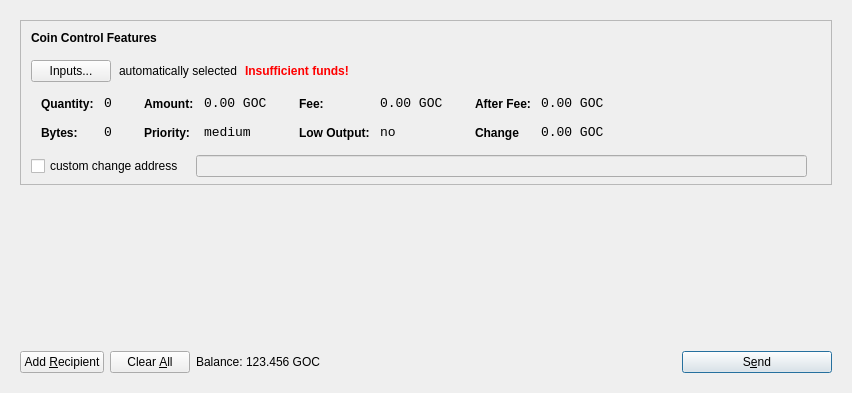
<?xml version="1.0" encoding="UTF-8"?>
<ui version="4.0">
 <class>SendCoinsDialog</class>
 <widget class="QDialog" name="SendCoinsDialog">
  <property name="geometry">
   <rect>
    <x>0</x>
    <y>0</y>
    <width>849</width>
    <height>393</height>
   </rect>
  </property>
  <property name="windowTitle">
   <string>Send Coins</string>
  </property>
  <layout class="QVBoxLayout" name="verticalLayout">
   <item>
    <widget class="QFrame" name="frameMain">
     <layout class="QVBoxLayout" name="verticalLayout_3">
      <item>
       <widget class="QFrame" name="frameCoinControl">
        <property name="sizePolicy">
         <sizepolicy hsizetype="Expanding" vsizetype="Expanding">
          <horstretch>0</horstretch>
          <verstretch>0</verstretch>
         </sizepolicy>
        </property>
        <property name="maximumSize">
         <size>
          <width>16777215</width>
          <height>16777215</height>
         </size>
        </property>
        <property name="frameShape">
         <enum>QFrame::StyledPanel</enum>
        </property>
        <property name="frameShadow">
         <enum>QFrame::Sunken</enum>
        </property>
        <layout class="QVBoxLayout" name="verticalLayoutCoinControl2">
         <property name="spacing">
          <number>6</number>
         </property>
         <property name="leftMargin">
          <number>0</number>
         </property>
         <property name="topMargin">
          <number>0</number>
         </property>
         <property name="rightMargin">
          <number>0</number>
         </property>
         <property name="bottomMargin">
          <number>6</number>
         </property>
         <item>
          <layout class="QVBoxLayout" name="verticalLayoutCoinControl" stretch="0,0,0,0,1">
           <property name="spacing">
            <number>0</number>
           </property>
           <property name="leftMargin">
            <number>10</number>
           </property>
           <property name="topMargin">
            <number>10</number>
           </property>
           <item>
            <layout class="QHBoxLayout" name="horizontalLayoutCoinControl1">
             <property name="bottomMargin">
              <number>15</number>
             </property>
             <item>
              <widget class="QLabel" name="labelCoinControlFeatures">
               <property name="sizePolicy">
                <sizepolicy hsizetype="Preferred" vsizetype="Maximum">
                 <horstretch>0</horstretch>
                 <verstretch>0</verstretch>
                </sizepolicy>
               </property>
               <property name="font">
                <font>
                 <weight>75</weight>
                 <bold>true</bold>
                </font>
               </property>
               <property name="styleSheet">
                <string notr="true">font-weight:bold;</string>
               </property>
               <property name="text">
                <string>Coin Control Features</string>
               </property>
              </widget>
             </item>
            </layout>
           </item>
           <item>
            <layout class="QHBoxLayout" name="horizontalLayoutCoinControl2" stretch="0,0,0,0">
             <property name="spacing">
              <number>8</number>
             </property>
             <property name="bottomMargin">
              <number>10</number>
             </property>
             <item>
              <widget class="QPushButton" name="pushButtonCoinControl">
               <property name="styleSheet">
                <string notr="true"/>
               </property>
               <property name="text">
                <string>Inputs...</string>
               </property>
              </widget>
             </item>
             <item>
              <widget class="QLabel" name="labelCoinControlAutomaticallySelected">
               <property name="text">
                <string>automatically selected</string>
               </property>
               <property name="margin">
                <number>5</number>
               </property>
              </widget>
             </item>
             <item>
              <widget class="QLabel" name="labelCoinControlInsuffFunds">
               <property name="font">
                <font>
                 <weight>75</weight>
                 <bold>true</bold>
                </font>
               </property>
               <property name="styleSheet">
                <string notr="true">color:red;font-weight:bold;</string>
               </property>
               <property name="text">
                <string>Insufficient funds!</string>
               </property>
               <property name="margin">
                <number>5</number>
               </property>
              </widget>
             </item>
             <item>
              <spacer name="horizontalSpacerCoinControl">
               <property name="orientation">
                <enum>Qt::Horizontal</enum>
               </property>
               <property name="sizeHint" stdset="0">
                <size>
                 <width>40</width>
                 <height>1</height>
                </size>
               </property>
              </spacer>
             </item>
            </layout>
           </item>
           <item>
            <widget class="QWidget" name="widgetCoinControl" native="true">
             <property name="sizePolicy">
              <sizepolicy hsizetype="Preferred" vsizetype="Preferred">
               <horstretch>0</horstretch>
               <verstretch>0</verstretch>
              </sizepolicy>
             </property>
             <property name="minimumSize">
              <size>
               <width>0</width>
               <height>0</height>
              </size>
             </property>
             <property name="styleSheet">
              <string notr="true"/>
             </property>
             <layout class="QHBoxLayout" name="horizontalLayoutCoinControl5">
              <property name="leftMargin">
               <number>0</number>
              </property>
              <property name="topMargin">
               <number>0</number>
              </property>
              <property name="rightMargin">
               <number>0</number>
              </property>
              <property name="bottomMargin">
               <number>0</number>
              </property>
              <item>
               <layout class="QHBoxLayout" name="horizontalLayoutCoinControl3" stretch="0,0,0,1">
                <property name="spacing">
                 <number>20</number>
                </property>
                <property name="topMargin">
                 <number>0</number>
                </property>
                <property name="bottomMargin">
                 <number>10</number>
                </property>
                <item>
                 <layout class="QFormLayout" name="formLayoutCoinControl1">
                  <property name="horizontalSpacing">
                   <number>10</number>
                  </property>
                  <property name="verticalSpacing">
                   <number>14</number>
                  </property>
                  <property name="leftMargin">
                   <number>10</number>
                  </property>
                  <property name="topMargin">
                   <number>4</number>
                  </property>
                  <property name="rightMargin">
                   <number>6</number>
                  </property>
                  <item row="0" column="0">
                   <widget class="QLabel" name="labelCoinControlQuantityText">
                    <property name="styleSheet">
                     <string notr="true">font-weight:bold;</string>
                    </property>
                    <property name="text">
                     <string>Quantity:</string>
                    </property>
                    <property name="margin">
                     <number>0</number>
                    </property>
                   </widget>
                  </item>
                  <item row="0" column="1">
                   <widget class="QLabel" name="labelCoinControlQuantity">
                    <property name="font">
                     <font>
                      <family>Monospace</family>
                      <pointsize>10</pointsize>
                     </font>
                    </property>
                    <property name="cursor">
                     <cursorShape>IBeamCursor</cursorShape>
                    </property>
                    <property name="contextMenuPolicy">
                     <enum>Qt::ActionsContextMenu</enum>
                    </property>
                    <property name="text">
                     <string>0</string>
                    </property>
                    <property name="margin">
                     <number>0</number>
                    </property>
                    <property name="textInteractionFlags">
                     <set>Qt::LinksAccessibleByMouse|Qt::TextSelectableByKeyboard|Qt::TextSelectableByMouse</set>
                    </property>
                   </widget>
                  </item>
                  <item row="1" column="0">
                   <widget class="QLabel" name="labelCoinControlBytesText">
                    <property name="styleSheet">
                     <string notr="true">font-weight:bold;</string>
                    </property>
                    <property name="text">
                     <string>Bytes:</string>
                    </property>
                   </widget>
                  </item>
                  <item row="1" column="1">
                   <widget class="QLabel" name="labelCoinControlBytes">
                    <property name="font">
                     <font>
                      <family>Monospace</family>
                      <pointsize>10</pointsize>
                     </font>
                    </property>
                    <property name="cursor">
                     <cursorShape>IBeamCursor</cursorShape>
                    </property>
                    <property name="contextMenuPolicy">
                     <enum>Qt::ActionsContextMenu</enum>
                    </property>
                    <property name="text">
                     <string>0</string>
                    </property>
                    <property name="textInteractionFlags">
                     <set>Qt::LinksAccessibleByMouse|Qt::TextSelectableByKeyboard|Qt::TextSelectableByMouse</set>
                    </property>
                   </widget>
                  </item>
                 </layout>
                </item>
                <item>
                 <layout class="QFormLayout" name="formLayoutCoinControl2">
                  <property name="horizontalSpacing">
                   <number>10</number>
                  </property>
                  <property name="verticalSpacing">
                   <number>14</number>
                  </property>
                  <property name="leftMargin">
                   <number>6</number>
                  </property>
                  <property name="topMargin">
                   <number>4</number>
                  </property>
                  <property name="rightMargin">
                   <number>6</number>
                  </property>
                  <item row="0" column="0">
                   <widget class="QLabel" name="labelCoinControlAmountText">
                    <property name="styleSheet">
                     <string notr="true">font-weight:bold;</string>
                    </property>
                    <property name="text">
                     <string>Amount:</string>
                    </property>
                    <property name="margin">
                     <number>0</number>
                    </property>
                   </widget>
                  </item>
                  <item row="0" column="1">
                   <widget class="QLabel" name="labelCoinControlAmount">
                    <property name="font">
                     <font>
                      <family>Monospace</family>
                      <pointsize>10</pointsize>
                     </font>
                    </property>
                    <property name="cursor">
                     <cursorShape>IBeamCursor</cursorShape>
                    </property>
                    <property name="contextMenuPolicy">
                     <enum>Qt::ActionsContextMenu</enum>
                    </property>
                    <property name="text">
                     <string>0.00 GOC</string>
                    </property>
                    <property name="textInteractionFlags">
                     <set>Qt::LinksAccessibleByMouse|Qt::TextSelectableByKeyboard|Qt::TextSelectableByMouse</set>
                    </property>
                   </widget>
                  </item>
                  <item row="1" column="0">
                   <widget class="QLabel" name="labelCoinControlPriorityText">
                    <property name="styleSheet">
                     <string notr="true">font-weight:bold;</string>
                    </property>
                    <property name="text">
                     <string>Priority:</string>
                    </property>
                   </widget>
                  </item>
                  <item row="1" column="1">
                   <widget class="QLabel" name="labelCoinControlPriority">
                    <property name="font">
                     <font>
                      <family>Monospace</family>
                      <pointsize>10</pointsize>
                     </font>
                    </property>
                    <property name="cursor">
                     <cursorShape>IBeamCursor</cursorShape>
                    </property>
                    <property name="contextMenuPolicy">
                     <enum>Qt::ActionsContextMenu</enum>
                    </property>
                    <property name="text">
                     <string>medium</string>
                    </property>
                    <property name="textInteractionFlags">
                     <set>Qt::LinksAccessibleByMouse|Qt::TextSelectableByKeyboard|Qt::TextSelectableByMouse</set>
                    </property>
                   </widget>
                  </item>
                 </layout>
                </item>
                <item>
                 <layout class="QFormLayout" name="formLayoutCoinControl3">
                  <property name="horizontalSpacing">
                   <number>10</number>
                  </property>
                  <property name="verticalSpacing">
                   <number>14</number>
                  </property>
                  <property name="leftMargin">
                   <number>6</number>
                  </property>
                  <property name="topMargin">
                   <number>4</number>
                  </property>
                  <property name="rightMargin">
                   <number>6</number>
                  </property>
                  <item row="0" column="0">
                   <widget class="QLabel" name="labelCoinControlFeeText">
                    <property name="styleSheet">
                     <string notr="true">font-weight:bold;</string>
                    </property>
                    <property name="text">
                     <string>Fee:</string>
                    </property>
                    <property name="margin">
                     <number>0</number>
                    </property>
                   </widget>
                  </item>
                  <item row="0" column="1">
                   <widget class="QLabel" name="labelCoinControlFee">
                    <property name="font">
                     <font>
                      <family>Monospace</family>
                      <pointsize>10</pointsize>
                     </font>
                    </property>
                    <property name="cursor">
                     <cursorShape>IBeamCursor</cursorShape>
                    </property>
                    <property name="contextMenuPolicy">
                     <enum>Qt::ActionsContextMenu</enum>
                    </property>
                    <property name="text">
                     <string>0.00 GOC</string>
                    </property>
                    <property name="textInteractionFlags">
                     <set>Qt::LinksAccessibleByMouse|Qt::TextSelectableByKeyboard|Qt::TextSelectableByMouse</set>
                    </property>
                   </widget>
                  </item>
                  <item row="1" column="0">
                   <widget class="QLabel" name="labelCoinControlLowOutputText">
                    <property name="styleSheet">
                     <string notr="true">font-weight:bold;</string>
                    </property>
                    <property name="text">
                     <string>Low Output:</string>
                    </property>
                   </widget>
                  </item>
                  <item row="1" column="1">
                   <widget class="QLabel" name="labelCoinControlLowOutput">
                    <property name="font">
                     <font>
                      <family>Monospace</family>
                      <pointsize>10</pointsize>
                     </font>
                    </property>
                    <property name="cursor">
                     <cursorShape>IBeamCursor</cursorShape>
                    </property>
                    <property name="contextMenuPolicy">
                     <enum>Qt::ActionsContextMenu</enum>
                    </property>
                    <property name="text">
                     <string>no</string>
                    </property>
                    <property name="textInteractionFlags">
                     <set>Qt::LinksAccessibleByMouse|Qt::TextSelectableByKeyboard|Qt::TextSelectableByMouse</set>
                    </property>
                   </widget>
                  </item>
                 </layout>
                </item>
                <item>
                 <layout class="QFormLayout" name="formLayoutCoinControl4">
                  <property name="horizontalSpacing">
                   <number>10</number>
                  </property>
                  <property name="verticalSpacing">
                   <number>14</number>
                  </property>
                  <property name="leftMargin">
                   <number>6</number>
                  </property>
                  <property name="topMargin">
                   <number>4</number>
                  </property>
                  <property name="rightMargin">
                   <number>6</number>
                  </property>
                  <item row="0" column="0">
                   <widget class="QLabel" name="labelCoinControlAfterFeeText">
                    <property name="styleSheet">
                     <string notr="true">font-weight:bold;</string>
                    </property>
                    <property name="text">
                     <string>After Fee:</string>
                    </property>
                    <property name="margin">
                     <number>0</number>
                    </property>
                   </widget>
                  </item>
                  <item row="0" column="1">
                   <widget class="QLabel" name="labelCoinControlAfterFee">
                    <property name="font">
                     <font>
                      <family>Monospace</family>
                      <pointsize>10</pointsize>
                     </font>
                    </property>
                    <property name="cursor">
                     <cursorShape>IBeamCursor</cursorShape>
                    </property>
                    <property name="contextMenuPolicy">
                     <enum>Qt::ActionsContextMenu</enum>
                    </property>
                    <property name="text">
                     <string>0.00 GOC</string>
                    </property>
                    <property name="textInteractionFlags">
                     <set>Qt::LinksAccessibleByMouse|Qt::TextSelectableByKeyboard|Qt::TextSelectableByMouse</set>
                    </property>
                   </widget>
                  </item>
                  <item row="1" column="0">
                   <widget class="QLabel" name="labelCoinControlChangeText">
                    <property name="styleSheet">
                     <string notr="true">font-weight:bold;</string>
                    </property>
                    <property name="text">
                     <string>Change</string>
                    </property>
                   </widget>
                  </item>
                  <item row="1" column="1">
                   <widget class="QLabel" name="labelCoinControlChange">
                    <property name="font">
                     <font>
                      <family>Monospace</family>
                      <pointsize>10</pointsize>
                     </font>
                    </property>
                    <property name="cursor">
                     <cursorShape>IBeamCursor</cursorShape>
                    </property>
                    <property name="contextMenuPolicy">
                     <enum>Qt::ActionsContextMenu</enum>
                    </property>
                    <property name="text">
                     <string>0.00 GOC</string>
                    </property>
                    <property name="textInteractionFlags">
                     <set>Qt::LinksAccessibleByMouse|Qt::TextSelectableByKeyboard|Qt::TextSelectableByMouse</set>
                    </property>
                   </widget>
                  </item>
                 </layout>
                </item>
               </layout>
              </item>
             </layout>
            </widget>
           </item>
           <item>
            <layout class="QHBoxLayout" name="horizontalLayoutCoinControl4" stretch="0,0,0">
             <property name="spacing">
              <number>12</number>
             </property>
             <property name="sizeConstraint">
              <enum>QLayout::SetDefaultConstraint</enum>
             </property>
             <property name="topMargin">
              <number>5</number>
             </property>
             <property name="rightMargin">
              <number>5</number>
             </property>
             <item>
              <widget class="QCheckBox" name="checkBoxCoinControlChange">
               <property name="text">
                <string>custom change address</string>
               </property>
              </widget>
             </item>
             <item>
              <widget class="QLineEdit" name="lineEditCoinControlChange">
               <property name="enabled">
                <bool>false</bool>
               </property>
               <property name="sizePolicy">
                <sizepolicy hsizetype="Expanding" vsizetype="Fixed">
                 <horstretch>0</horstretch>
                 <verstretch>0</verstretch>
                </sizepolicy>
               </property>
              </widget>
             </item>
             <item>
              <widget class="QLabel" name="labelCoinControlChangeLabel">
               <property name="sizePolicy">
                <sizepolicy hsizetype="Preferred" vsizetype="Expanding">
                 <horstretch>0</horstretch>
                 <verstretch>0</verstretch>
                </sizepolicy>
               </property>
               <property name="minimumSize">
                <size>
                 <width>0</width>
                 <height>0</height>
                </size>
               </property>
               <property name="text">
                <string/>
               </property>
               <property name="margin">
                <number>3</number>
               </property>
              </widget>
             </item>
            </layout>
           </item>
           <item>
            <spacer name="verticalSpacerCoinControl">
             <property name="orientation">
              <enum>Qt::Vertical</enum>
             </property>
             <property name="sizeHint" stdset="0">
              <size>
               <width>800</width>
               <height>1</height>
              </size>
             </property>
            </spacer>
           </item>
          </layout>
         </item>
        </layout>
       </widget>
      </item>
      <item>
       <widget class="QScrollArea" name="scrollArea">
        <property name="frameShape">
         <enum>QFrame::NoFrame</enum>
        </property>
        <property name="widgetResizable">
         <bool>true</bool>
        </property>
        <widget class="QWidget" name="scrollAreaWidgetContents">
         <property name="geometry">
          <rect>
           <x>0</x>
           <y>0</y>
           <width>813</width>
           <height>148</height>
          </rect>
         </property>
         <layout class="QVBoxLayout" name="verticalLayout_2">
          <property name="leftMargin">
           <number>0</number>
          </property>
          <property name="topMargin">
           <number>0</number>
          </property>
          <property name="rightMargin">
           <number>0</number>
          </property>
          <property name="bottomMargin">
           <number>0</number>
          </property>
          <item>
           <layout class="QVBoxLayout" name="entries">
            <property name="spacing">
             <number>6</number>
            </property>
           </layout>
          </item>
          <item>
           <spacer name="verticalSpacer">
            <property name="orientation">
             <enum>Qt::Vertical</enum>
            </property>
            <property name="sizeHint" stdset="0">
             <size>
              <width>20</width>
              <height>40</height>
             </size>
            </property>
           </spacer>
          </item>
         </layout>
        </widget>
       </widget>
      </item>
      <item>
       <layout class="QHBoxLayout" name="horizontalLayout">
        <item>
         <widget class="QPushButton" name="addButton">
          <property name="toolTip">
           <string>Send to multiple recipients at once</string>
          </property>
          <property name="text">
           <string>Add &amp;Recipient</string>
          </property>
          <property name="icon">
           <iconset resource="../gamersonlinecoin.qrc">
            <normaloff>:/icons/add</normaloff>:/icons/add</iconset>
          </property>
          <property name="autoDefault">
           <bool>false</bool>
          </property>
         </widget>
        </item>
        <item>
         <widget class="QPushButton" name="clearButton">
          <property name="sizePolicy">
           <sizepolicy hsizetype="Minimum" vsizetype="Fixed">
            <horstretch>0</horstretch>
            <verstretch>0</verstretch>
           </sizepolicy>
          </property>
          <property name="toolTip">
           <string>Remove all transaction fields</string>
          </property>
          <property name="text">
           <string>Clear &amp;All</string>
          </property>
          <property name="icon">
           <iconset resource="../gamersonlinecoin.qrc">
            <normaloff>:/icons/remove</normaloff>:/icons/remove</iconset>
          </property>
          <property name="autoRepeatDelay">
           <number>300</number>
          </property>
          <property name="autoDefault">
           <bool>false</bool>
          </property>
         </widget>
        </item>
        <item>
         <layout class="QHBoxLayout" name="horizontalLayout_2">
          <property name="spacing">
           <number>3</number>
          </property>
          <item>
           <widget class="QLabel" name="label">
            <property name="sizePolicy">
             <sizepolicy hsizetype="Preferred" vsizetype="Fixed">
              <horstretch>0</horstretch>
              <verstretch>0</verstretch>
             </sizepolicy>
            </property>
            <property name="text">
             <string>Balance:</string>
            </property>
           </widget>
          </item>
          <item>
           <widget class="QLabel" name="labelBalance">
            <property name="sizePolicy">
             <sizepolicy hsizetype="Preferred" vsizetype="Fixed">
              <horstretch>0</horstretch>
              <verstretch>0</verstretch>
             </sizepolicy>
            </property>
            <property name="cursor">
             <cursorShape>IBeamCursor</cursorShape>
            </property>
            <property name="text">
             <string>123.456 GOC</string>
            </property>
            <property name="textInteractionFlags">
             <set>Qt::LinksAccessibleByMouse|Qt::TextSelectableByKeyboard|Qt::TextSelectableByMouse</set>
            </property>
           </widget>
          </item>
         </layout>
        </item>
        <item>
         <spacer name="horizontalSpacer">
          <property name="orientation">
           <enum>Qt::Horizontal</enum>
          </property>
          <property name="sizeHint" stdset="0">
           <size>
            <width>40</width>
            <height>20</height>
           </size>
          </property>
         </spacer>
        </item>
        <item>
         <widget class="QPushButton" name="sendButton">
          <property name="minimumSize">
           <size>
            <width>150</width>
            <height>0</height>
           </size>
          </property>
          <property name="toolTip">
           <string>Confirm the send action</string>
          </property>
          <property name="text">
           <string>S&amp;end</string>
          </property>
          <property name="icon">
           <iconset resource="../gamersonlinecoin.qrc">
            <normaloff>:/icons/send</normaloff>:/icons/send</iconset>
          </property>
          <property name="default">
           <bool>true</bool>
          </property>
         </widget>
        </item>
       </layout>
      </item>
     </layout>
     <zorder>scrollArea</zorder>
     <zorder>frameCoinControl</zorder>
     <zorder></zorder>
    </widget>
   </item>
  </layout>
 </widget>
 <resources>
  <include location="../gamersonlinecoin.qrc"/>
 </resources>
 <connections/>
</ui>
